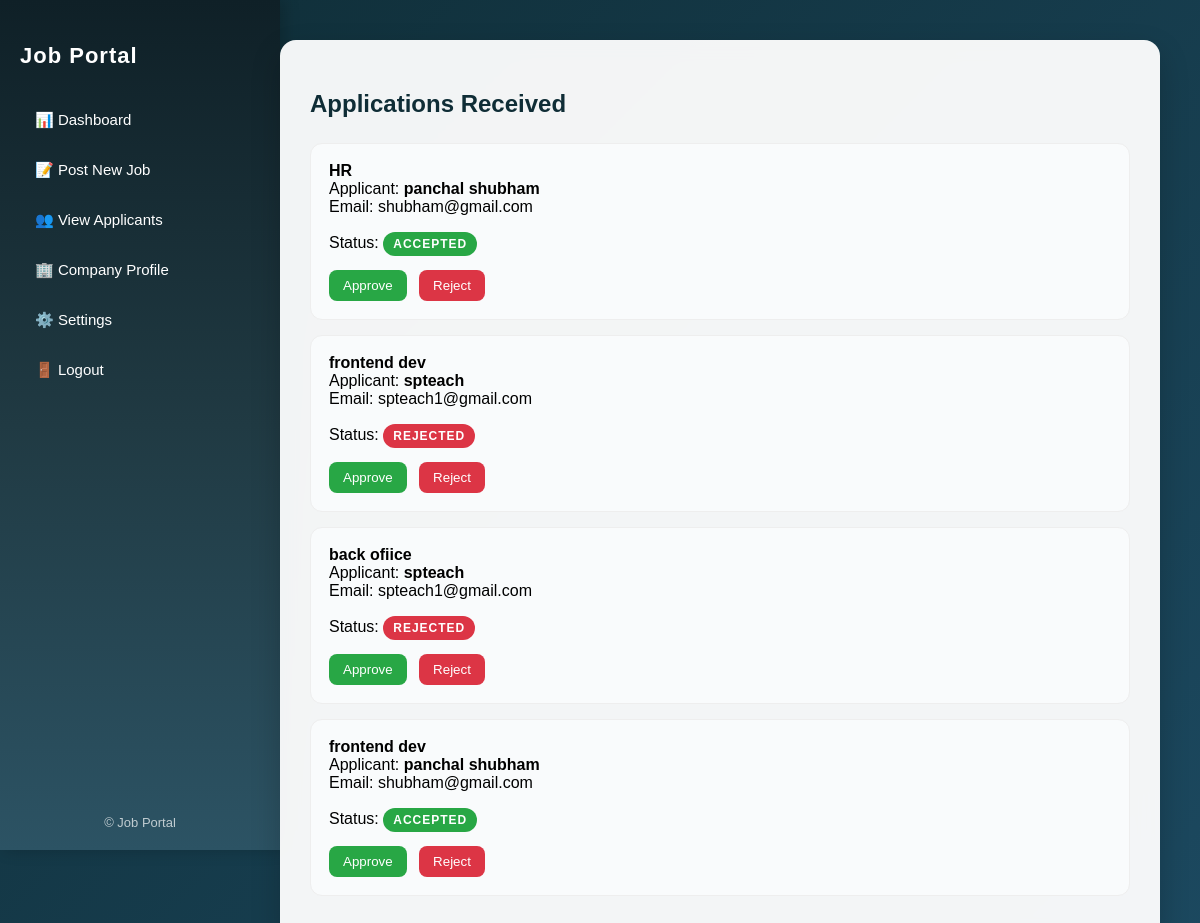
Before: /jobprovider/applications/ (signed in) with the older database file.
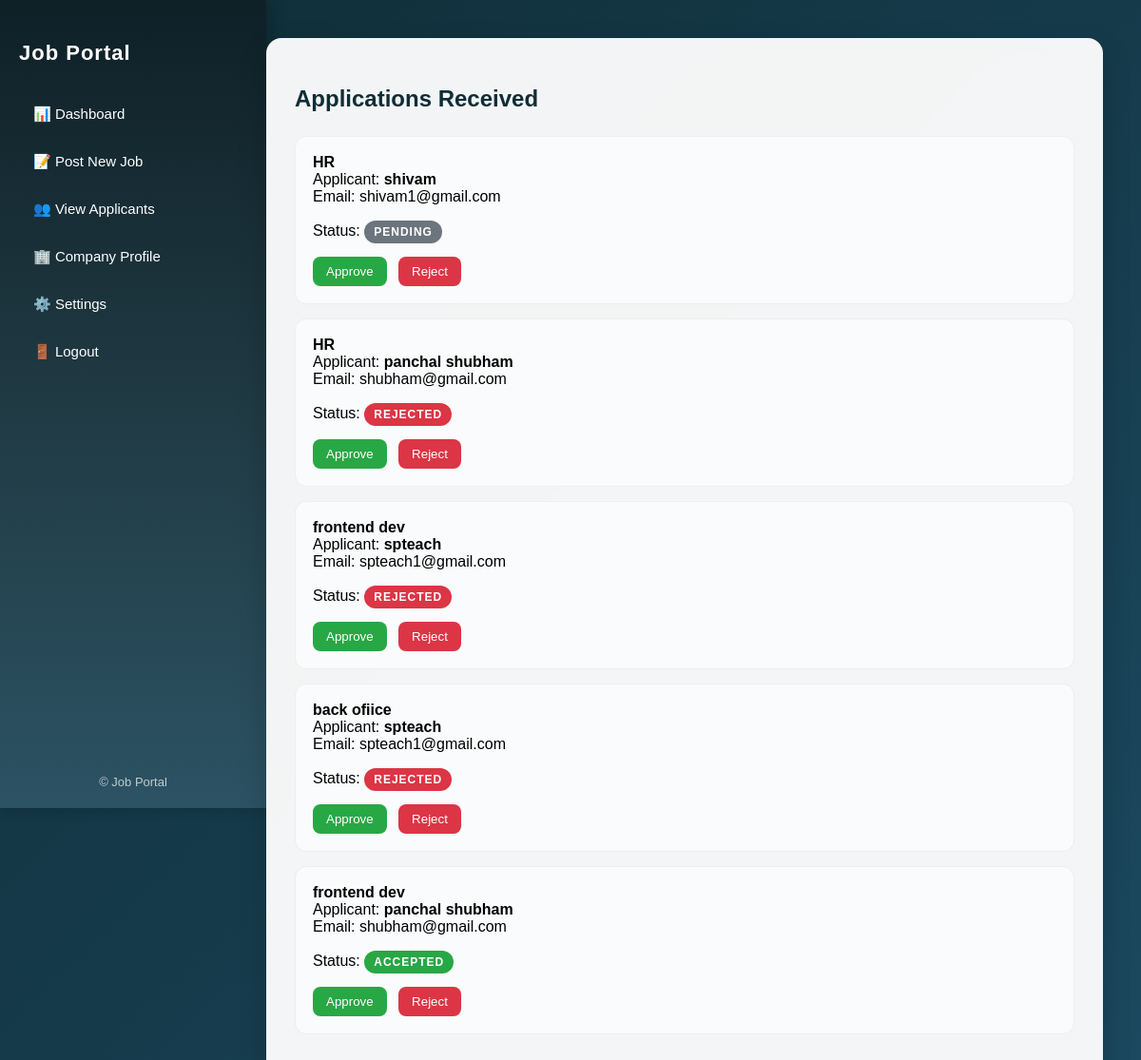
After: the same page with the newer database file.
### myapp/models.py (models this page shows, shortened)
class Application(models.Model):
    STATUS_CHOICES = [
        ("Pending", "Pending"),
        ("Accepted", "Accepted"),
        ("Rejected", "Rejected"),
    ]
    job = models.ForeignKey(
        Job,
        on_delete=models.CASCADE,
        related_name="applications"
    )
    seeker = models.ForeignKey(
        User,
        on_delete=models.CASCADE,
        related_name="job_applications"
    )
    applied_at = models.DateTimeField(auto_now_add=True)
    status = models.CharField(
        max_length=20,
        choices=STATUS_CHOICES,
        default="Pending"
    )
    class Meta:
        unique_together = ("job", "seeker")
        ordering = ["-applied_at"]

class Job(models.Model):
    provider = models.ForeignKey(
        User,
        on_delete=models.CASCADE,
        related_name="posted_jobs"
    )
    title = models.CharField(max_length=200)
    description = models.TextField()
    location = models.CharField(max_length=100)
    salary = models.IntegerField(blank=True, null=True)
    job_type = models.CharField(
        max_length=50,
        choices=[
            ("Full Time", "Full Time"),
            ("Part Time", "Part Time"),
            ("Internship", "Internship"),
            ("Remote", "Remote")
        ],
        default="Full Time"
    )
    created_at = models.DateTimeField(auto_now_add=True)
    applicants = models.IntegerField(default=0)
    class Meta:
        ordering = ["-created_at"]

### myapp/views.py (the view)
# urls.py: path('jobprovider/applications/', views.jobprovider_view_applications, name='jobprovider_view_applications'),
@login_required(login_url='login_jobprovider')
def jobprovider_view_applications(request):
    applications = Application.objects.filter(
        job__provider=request.user
    )
    return render(
        request,
        "jobprovider_view_applications.html",
        {"applications": applications}
    )

### templates/jobprovider_view_applications.html (shortened to what this page needs)
<!DOCTYPE html>
<html>
<head>
</head>
<body>
{% include 'jobprovider_sidebar.html' %}
<div class="content">
    <div class="card">
        <h2>Applications Received</h2>
        {% for app in applications %}
            <div class="item">
                <b>{{ app.job.title }}</b><br>
                Applicant: <b>{{ app.seeker.first_name }}</b><br>
                Email: {{ app.seeker.email }}<br><br>
                Status:
                <span class="status {{ app.status|lower }}">
    {{ app.status }}
</span>
                <br><br>
                <div class="actions">
                    <form method="POST" action="{% url 'update_application_status' app.id %}">
                        <button name="status" value="Accepted" class="approve">
                            Approve
                        </button>
                        <button name="status" value="Rejected" class="reject">
                            Reject
                        </button>
                    </form>
                </div>
            </div>
        {% empty %}
            <p>No applications yet.</p>
        {% endfor %}
    </div>
</div>
</body>
</html>

Changed rows visible on the page:
added Application: job "HR", seeker.first_name "shivam", seeker.email "shivam1@gmail.com", status "PENDING"
changed Application (number 2 of 5 on the later page): status "ACCEPTED" → "REJECTED"
